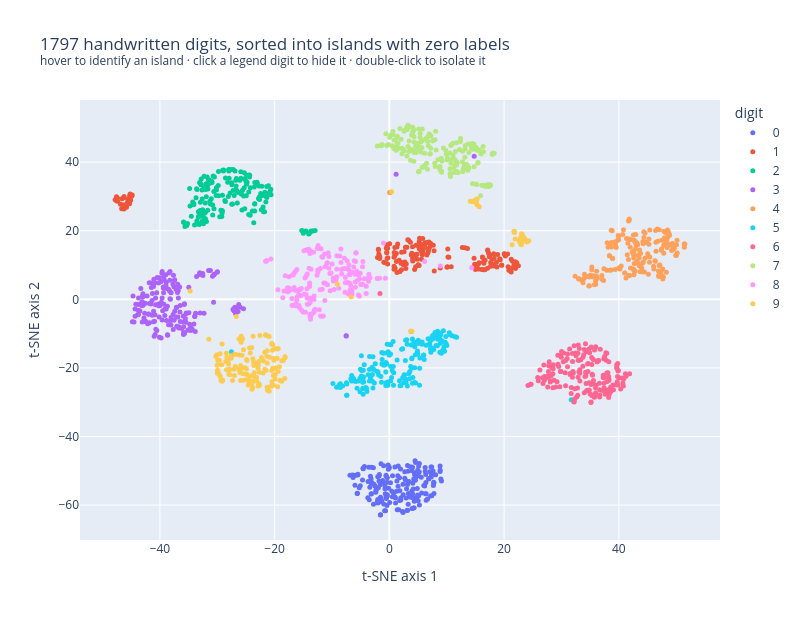

The notebook cell saved with this chart:
### Markdown cell above
### 🧪 Exercise 7 — Draw the map

`embedding` holds a 2-D point for each digit image. Color each point by which digit it actually is and see whether t-SNE sorted them.

- For each digit `d` from 0 to 9: make a mask `m = y_digits == d`, then add a `go.Scatter` trace of `embedding[m, 0]` vs `embedding[m, 1]` with `name=str(d)`.
- One trace per digit gives you a **clickable legend**: click a digit to hide it, **double-click to isolate its island**.

You should see roughly ten islands — one per digit — that nobody told t-SNE about.

### Code cell
import plotly.graph_objects as go

fig = go.Figure()
### BEGIN SOLUTION
for d in range(10):
    m = y_digits == d
    fig.add_trace(go.Scatter(x=embedding[m, 0], y=embedding[m, 1],
                             mode="markers", name=str(d), marker=dict(size=5),
                             hovertemplate=f"digit {d}<extra></extra>"))
### HINT: loop d in range(10); mask m = y_digits == d; add a go.Scatter of embedding[m] with name=str(d)
### END SOLUTION
fig.update_layout(
    title=("1797 handwritten digits, sorted into islands with zero labels"
           "<br><sup>hover to identify an island · click a legend digit to hide it · double-click to isolate it</sup>"),
    xaxis=dict(title="t-SNE axis 1"),
    yaxis=dict(title="t-SNE axis 2"),
    legend_title="digit", width=800, height=620,
)
fig.show()

### Figure 1 — Plotly figure (JSON) as saved in the notebook; plotly's stock layout.template omitted (floating-point values rounded to 4 significant figures; data arrays with more than 128 entries replaced by an {"elided": "..."} marker saying what was removed)
{"data": [{"hovertemplate": "digit 0<extra></extra>", "marker": {"size": 5}, "mode": "markers", "name": "0", "type": "scatter", "x": {"elided": "178 float values"}, "y": {"elided": "178 float values"}}, {"hovertemplate": "digit 1<extra></extra>", "marker": {"size": 5}, "mode": "markers", "name": "1", "type": "scatter", "x": {"elided": "182 float values"}, "y": {"elided": "182 float values"}}, {"hovertemplate": "digit 2<extra></extra>", "marker": {"size": 5}, "mode": "markers", "name": "2", "type": "scatter", "x": {"elided": "177 float values"}, "y": {"elided": "177 float values"}}, {"hovertemplate": "digit 3<extra></extra>", "marker": {"size": 5}, "mode": "markers", "name": "3", "type": "scatter", "x": {"elided": "183 float values"}, "y": {"elided": "183 float values"}}, {"hovertemplate": "digit 4<extra></extra>", "marker": {"size": 5}, "mode": "markers", "name": "4", "type": "scatter", "x": {"elided": "181 float values"}, "y": {"elided": "181 float values"}}, {"hovertemplate": "digit 5<extra></extra>", "marker": {"size": 5}, "mode": "markers", "name": "5", "type": "scatter", "x": {"elided": "182 float values"}, "y": {"elided": "182 float values"}}, {"hovertemplate": "digit 6<extra></extra>", "marker": {"size": 5}, "mode": "markers", "name": "6", "type": "scatter", "x": {"elided": "181 float values"}, "y": {"elided": "181 float values"}}, {"hovertemplate": "digit 7<extra></extra>", "marker": {"size": 5}, "mode": "markers", "name": "7", "type": "scatter", "x": {"elided": "179 float values"}, "y": {"elided": "179 float values"}}, {"hovertemplate": "digit 8<extra></extra>", "marker": {"size": 5}, "mode": "markers", "name": "8", "type": "scatter", "x": {"elided": "174 float values"}, "y": {"elided": "174 float values"}}, {"hovertemplate": "digit 9<extra></extra>", "marker": {"size": 5}, "mode": "markers", "name": "9", "type": "scatter", "x": {"elided": "180 float values"}, "y": {"elided": "180 float values"}}], "layout": {"height": 620, "legend": {"title": {"text": "digit"}}, "title": {"text": "1797 handwritten digits, sorted into islands with zero labels<br><sup>hover to identify an island · click a legend digit to hide it · double-click to isolate it</sup>"}, "width": 800, "xaxis": {"title": {"text": "t-SNE axis 1"}}, "yaxis": {"title": {"text": "t-SNE axis 2"}}}}
